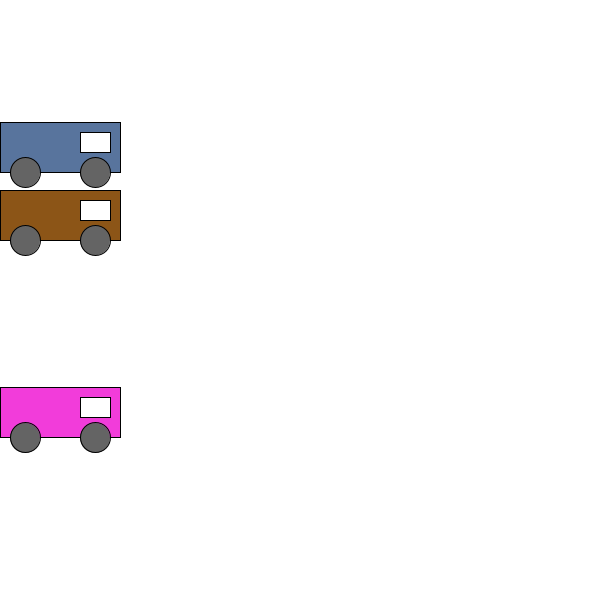
Frame 1 (no input)
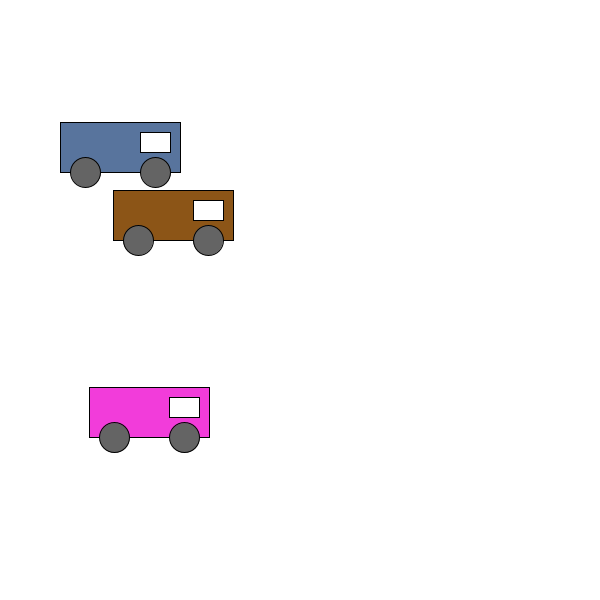
Frame 60 (the mouse pressed at the canvas centre just before this capture)
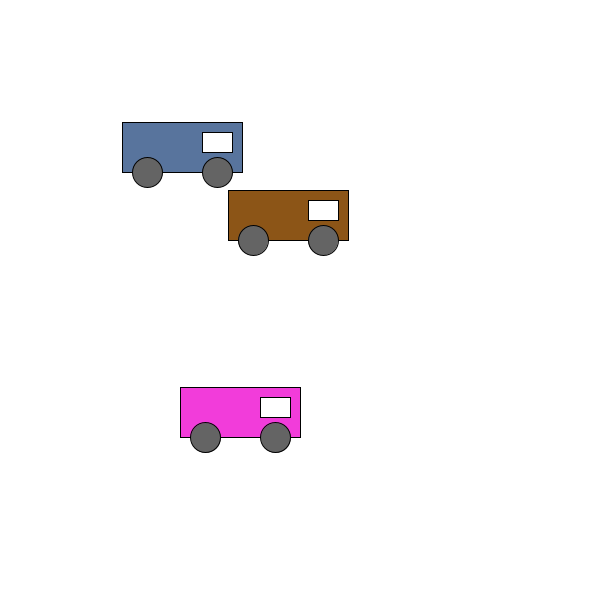
Frame 120 (the mouse held since frame 60 and released just before this capture)

The Processing sketch that drew these frames (run headless with seeded random() and noise(); from frame 60 on, the mouse is pressed at the canvas centre):

// Processing sketch: classesArray
// ── classesArray.pde
// main screen
Car mycar;
Car yourcar;

int numbers[] = {
  1, 2, 3, 4, 5
};
Car[] cars = new Car[3];

void setup() {
  size(600, 600);

  for (int i=0; i<cars.length; i++) {
    cars[i] = new Car();
    cars[i].setColor(color(random(255),random(255),random(255)));
  }
}

void draw() {
  background(255);
  
  for (int i=0; i<cars.length; i++) {
    cars[i].display();
    cars[i].drive();
  }

}


void keyPressed(){
  cars[0].setSpeed(random(0,10));
}
// ── classCar.pde
class Car {

  float x;
  float y;
  int w;
  int h;
  color c;
  float speed;
  int wheel_size;

  // create a car and set initial values
  Car() {
    x = 0;
    y = random(0,height);
    w = 120;
    h = 50;
    //c = color(random(255), random(255), random(255));
    speed = random(1, 3);
    wheel_size=30;
  }

  // BEHAVIORS
  void display() {
    fill(c);
    rect(x,y,w,h);
    fill(255);
    rect(x+80,y+10,30,20);
    fill(100);
    ellipse(x+25,y+h,wheel_size,wheel_size);
    ellipse(x+95,y+h,wheel_size,wheel_size);
  }

  void drive() {
    x = x+speed;
    if (x>width) {
      x = -w;
    }
  }
  
  void setSpeed(float s){
    speed = s;
  }
  
  float getSpeed(){
    return speed;
  }
  
  void setColor(color col){
    c = col;
  }
}
